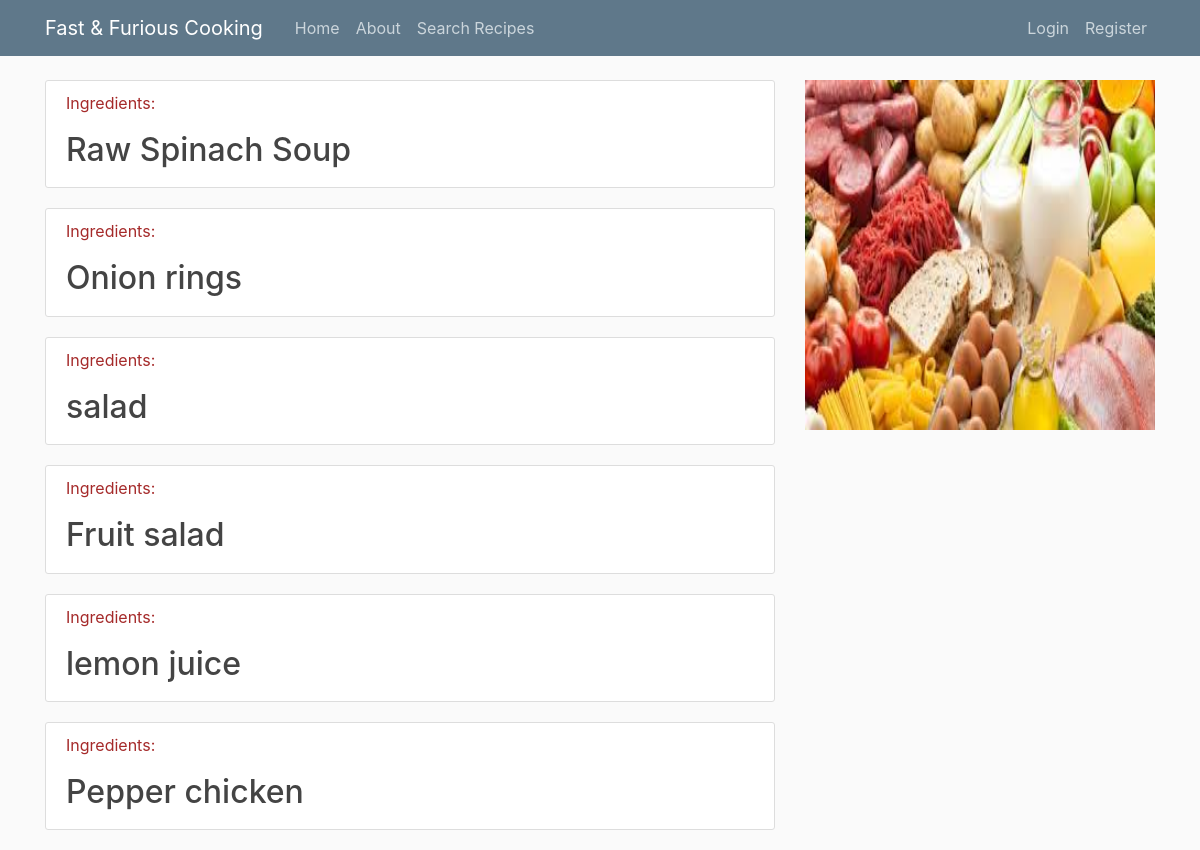
/, run on an earlier commit of the app's database.
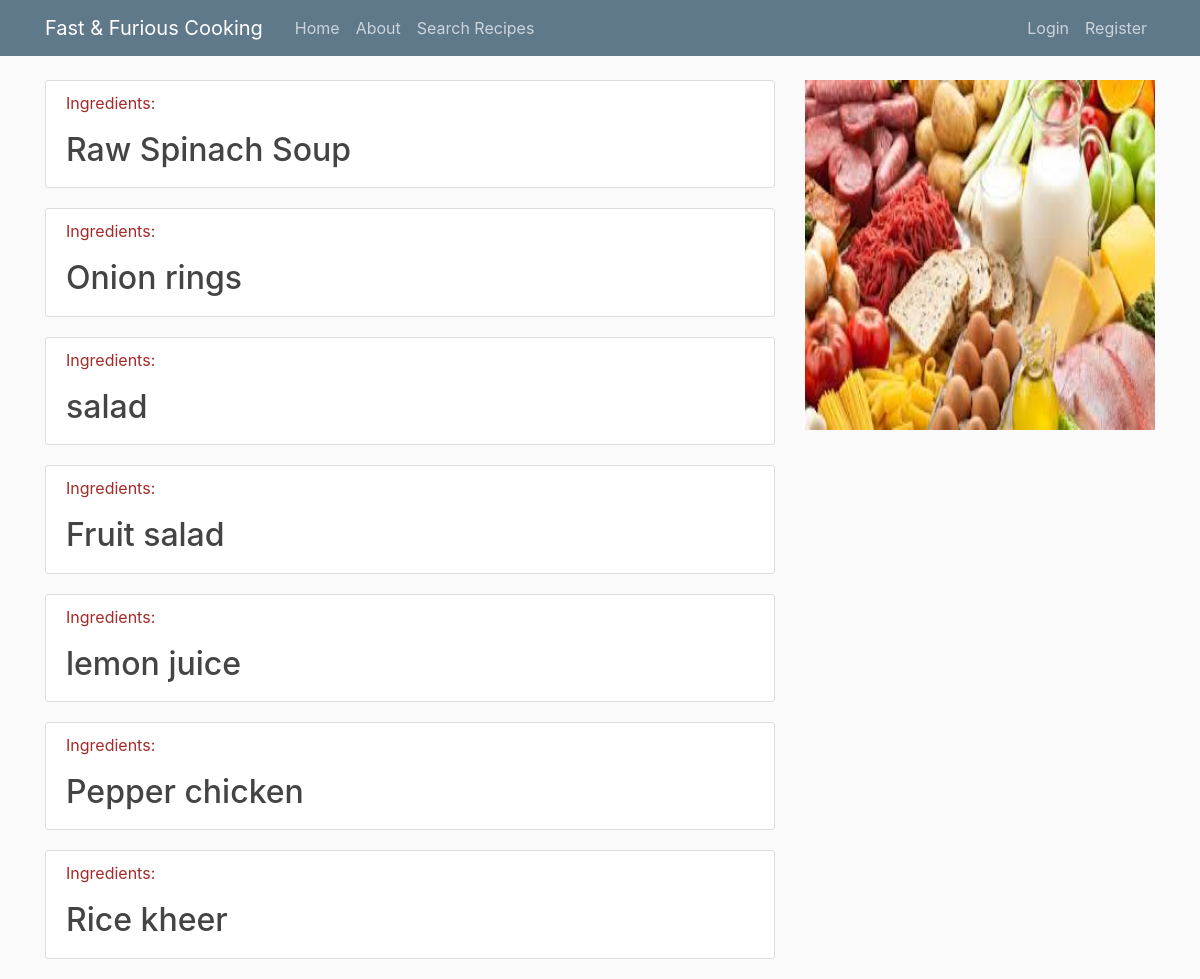
And on a later commit of the database.
### recipes/models.py (models this page shows, shortened)
class Recipes(models.Model):
    title = models.CharField(max_length=100)
    ingredients = models.TextField()
    content = models.TextField()
    date_posted = models.DateTimeField(default=timezone.now)
    author = models.ForeignKey(User, on_delete=models.CASCADE)

### recipes/views.py (the view)
# urls.py: 2. Add a URL to urlpatterns:  path('', views.home, name='home')
def home(request):
    context={
        'recipes': Recipes.objects.all()
    }
    return render(request,'recipes/home.html', context)

### recipes/templates/recipes/home.html
{% extends "recipes/base.html" %}
{% block content%}
  {% for recipe in recipes %}
     <article class="media content-section">
      <div class="media-body">
          <p style="color:brown;"> Ingredients: {{ recipe.ingredients}}</p>
          <h2><a class="article-title" href="{% url 'recipes-detail' recipe.id %}"> {{ recipe.title }}</a></h2>
      </div>
    </article>
  {% endfor %}
{% endblock content%}

### recipes/templates/recipes/base.html (shortened to what this page needs)
{% load static %}
<!DOCTYPE html>
<html lang="en">
<head>
    <link rel="stylesheet" href="https://maxcdn.bootstrapcdn.com/bootstrap/4.0.0/css/bootstrap.min.css">
    <link rel="stylesheet" type="text/css" href="{% static 'recipes/main.css'%}">
</head>
<body>
<header class="site-header">
  <nav class="navbar navbar-expand-md navbar-dark bg-steel fixed-top">
    <div class="container">
      <a class="navbar-brand mr-4" href="/">Fast & Furious Cooking</a>
      <div class="collapse navbar-collapse" id="navbarToggle">
        <div class="navbar-nav mr-auto">
          <a class="nav-item nav-link" href="{% url 'recipes-home'%}">Home</a>
          <a class="nav-item nav-link" href="{% url 'recipes-about'%}">About</a>
          <a class="nav-item nav-link" href="{% url 'recipes-search'%}">Search Recipes</a>
        </div>
        <div class="navbar-nav">
         {% if user.is_authenticated %}
               <a class="nav-item nav-link" href="{% url 'recipes-create' %}">New Recipe</a>
               <a class="nav-item nav-link" href="{% url 'profile' %}">Profile</a>
               <a class="nav-item nav-link" href="{% url 'logout' %}">Logout</a>
         {% else %}
              <a class="nav-item nav-link" href="{% url 'login'%}">Login</a>
              <a class="nav-item nav-link" href="{% url 'register'%}">Register</a>
         {% endif %}
        </div>
      </div>
    </div>
  </nav>
</header>
<main role="main" class="container">
  <div class="row">
    <div class="col-md-8">
      {% block content %}{% endblock %}
    </div>
    <div class="col-md-4">
            <img src="../static/recipes/food.jpeg" width="350" height="350">
        </div>
  </div>
</main>
</body>
</html>

### recipes/static/recipes/main.css (style rules this page uses)
body { background: #fafafa; color: #333333; margin-top: 5rem; }
h1, h2, h3, h4, h5, h6 { color: #444444; }
.bg-steel { background-color: #5f788a; }
.site-header .navbar-nav .nav-link { color: #cbd5db; }
.content-section { background: #ffffff; padding: 10px 20px; border: 1px solid #dddddd; border-radius: 3px; margin-bottom: 20px; }
.article-title { color: #444444; }

What changed in the data, as far as the page shows it:
added Recipes: title "Rice kheer"
